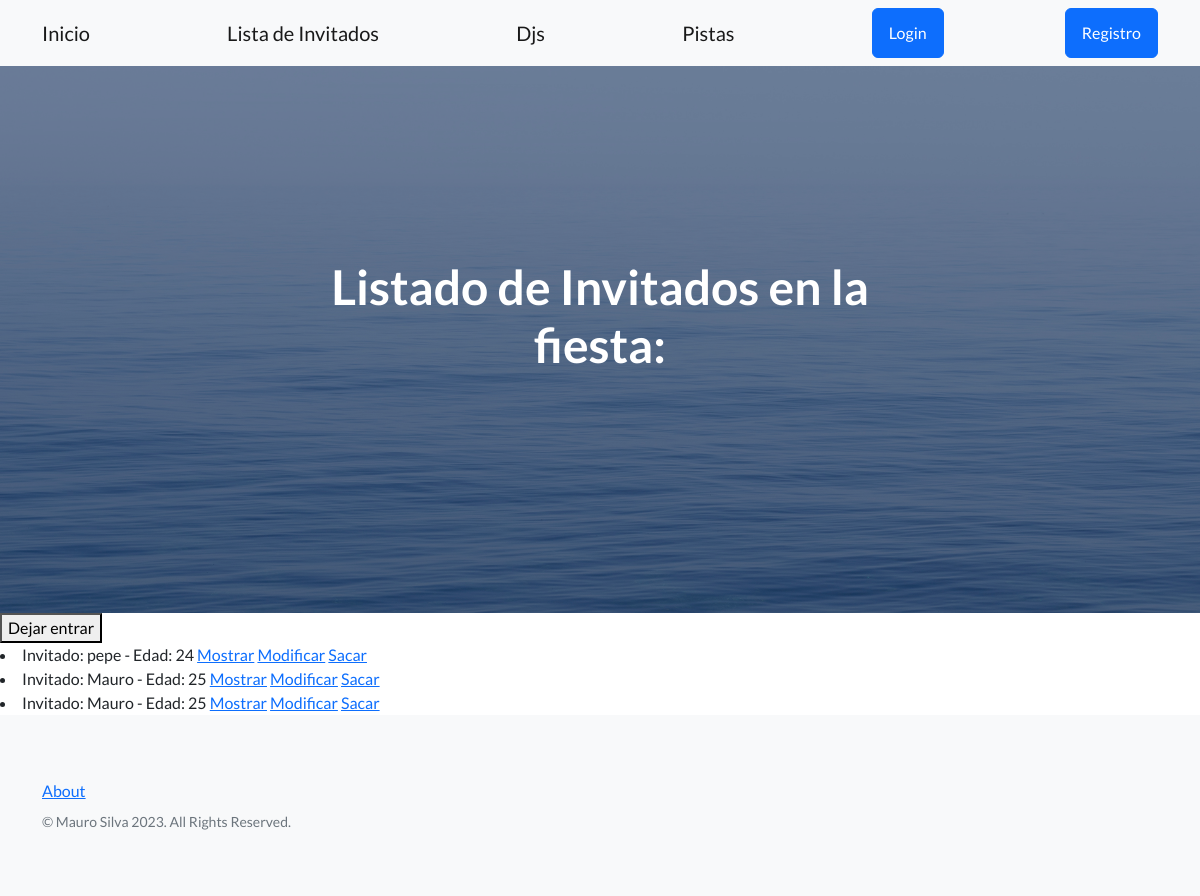
/invitados, run on an earlier commit of the app's database.
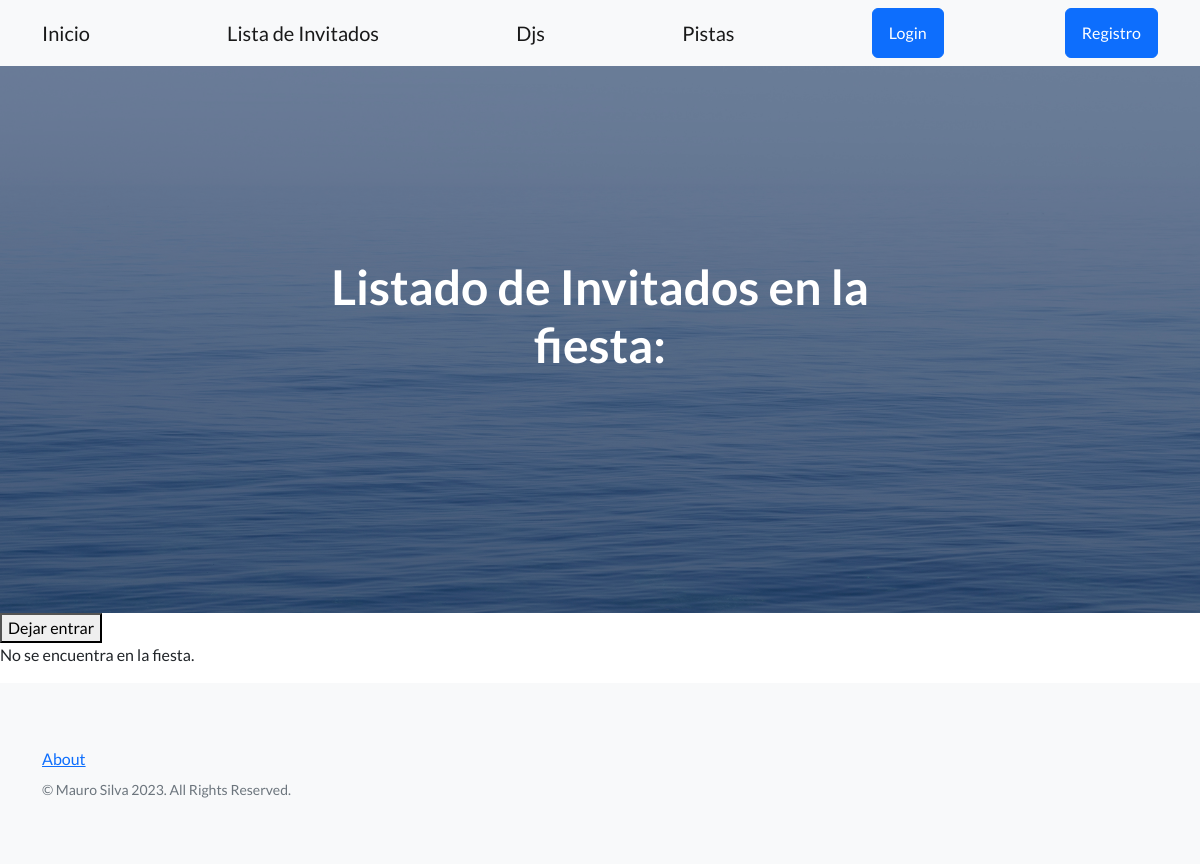
And on a later commit of the database.
### inicio/models.py (models this page shows)
class Invitado(models.Model):
    nombre = models.CharField(max_length=20)
    edad = models.IntegerField()
    descripcion = models.TextField(null=True)
    def __str__(self):
        return f'Invitado: {self.nombre} - Edad: {self.edad}'

### inicio/views.py (the view)
# urls.py: path('invitados', views.ListarInvitados.as_view(), name='listar invitados'),
class ListarInvitados(ListView, ):
    model = Invitado
    template_name = 'inicio/CBV/listar-invitados-CBV.html'
    context_object_name = 'invitados'

### inicio/templates/inicio/CBV/listar-invitados-CBV.html (shortened to what this page needs)
{% extends 'base.html' %}
{% block mensaje_inicio %}
Listado de Invitados en la fiesta:
{% endblock mensaje_inicio %}
{% block contenido %}
<button><a class='navbar-brand' href= {% url 'inicio:dejar entrar invitado' %}>Dejar entrar</a></button>
{% if invitados %}
{% for invitado in invitados %}
<li>
    {{invitado}}
    <a href={% url 'inicio:mostrar invitado' invitado.id %}>Mostrar</a>
    <a href={% url 'inicio:mod invitado' invitado.id %}>Modificar</a>
    <a href={% url 'inicio:sacar invitado' invitado.id %}>Sacar</a>
</li>
{% endfor %}
{% else %}
<p>No se encuentra en la fiesta.</p>
{% endif %}
{% endblock contenido %}

What changed in the data, as far as the page shows it:
removed Invitado: nombre+edad "Invitado: pepe - Edad: 24"
removed Invitado: nombre+edad "Invitado: Mauro - Edad: 25"
removed Invitado: nombre+edad "Invitado: Mauro - Edad: 25"
Also different on the page:
text now shown: "No se encuentra en la fiesta."
